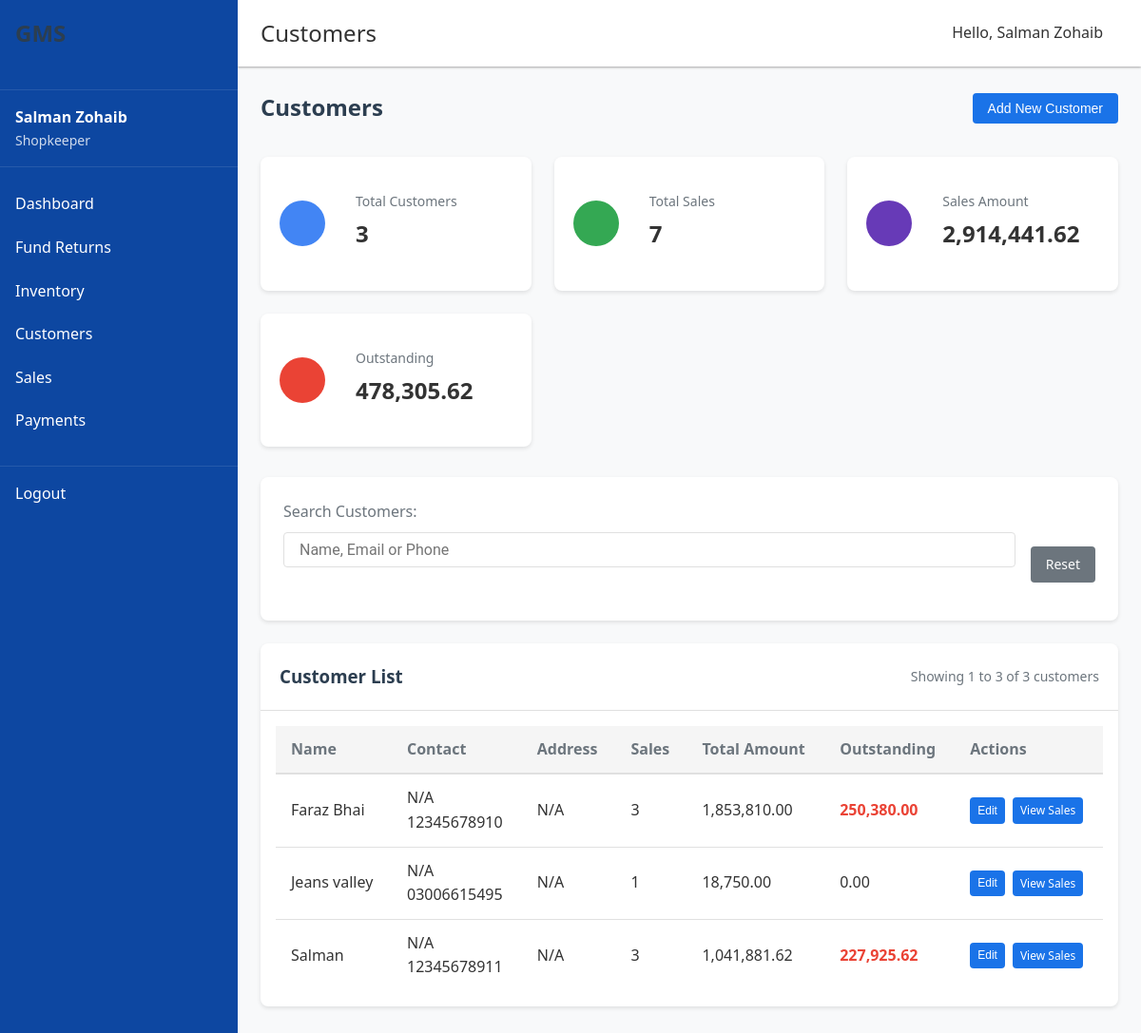
/shopkeeper/customers.php (signed in), run on the app's committed database.
### tables this page shows
CREATE TABLE `customers` (
  `id` int(11) NOT NULL,
  `name` varchar(100) NOT NULL,
  `contact_person` varchar(100) DEFAULT NULL,
  `phone` varchar(20) DEFAULT NULL,
  `email` varchar(100) DEFAULT NULL,
  `address` text DEFAULT NULL,
  `created_by` int(11) NOT NULL,
  `created_at` timestamp NULL DEFAULT current_timestamp(),
  `updated_at` timestamp NULL DEFAULT current_timestamp() ON UPDATE current_timestamp()
);

### shopkeeper/customers.php (the view, shortened to what this page needs)
<?php
include_once '../includes/header.php';
$database = new Database();
$db = $database->getConnection();
$search = isset($_GET['search']) ? trim($_GET['search']) : '';
$records_per_page = 15;
$page = isset($_GET['page']) ? intval($_GET['page']) : 1;
$page = $page < 1 ? 1 : $page;
$offset = ($page - 1) * $records_per_page;
try {
    $where_clause = "";
    $count_query = "SELECT COUNT(*) as total FROM customers $where_clause";
    $count_stmt = $db->prepare($count_query);
    $count_stmt->execute();
    $total_records = $count_stmt->fetch(PDO::FETCH_ASSOC)['total'];
    $customers_query = "SELECT c.*,
                       (SELECT COUNT(*) FROM sales WHERE customer_id = c.id) as sales_count,
                       (SELECT SUM(net_amount) FROM sales WHERE customer_id = c.id) as total_sales,
                       (SELECT SUM(amount) FROM payments p JOIN sales s ON p.sale_id = s.id WHERE s.customer_id = c.id) as total_paid
                       FROM customers c
                       $where_clause
                       ORDER BY name
                       LIMIT :offset, :records_per_page";
    $customers_stmt = $db->prepare($customers_query);
    $customers_stmt->bindValue(':offset', $offset, PDO::PARAM_INT);
    $customers_stmt->bindValue(':records_per_page', $records_per_page, PDO::PARAM_INT);
    $customers_stmt->execute();
    $summary_query = "SELECT
                        COUNT(*) as total_customers,
                        (SELECT COUNT(*) FROM sales) as total_sales,
                        (SELECT SUM(net_amount) FROM sales) as total_sales_amount,
                        (SELECT SUM(amount) FROM payments) as total_payments
                     FROM customers";
    $summary_stmt = $db->prepare($summary_query);
    $summary_stmt->execute();
    $summary = $summary_stmt->fetch(PDO::FETCH_ASSOC);
    $total_outstanding = $summary['total_sales_amount'] - $summary['total_payments'];
} catch (PDOException $e) {
    $error_message = "Database error: " . $e->getMessage();
}
?>
<div class="page-header">
    <h2>Customers</h2>
    <div class="page-actions">
        <button id="addCustomerBtn" class="button">
            <i class="fas fa-plus"></i> Add New Customer
        </button>
    </div>
</div>
<div class="customer-summary">
    <div class="summary-cards">
        <div class="summary-card">
            <div class="card-icon customers-icon">
            </div>
            <div class="card-content">
                <div class="card-title">Total Customers</div>
                <div class="card-value"><?php echo number_format($summary['total_customers']); ?></div>
            </div>
        </div>
        <div class="summary-card">
            <div class="card-icon sales-icon">
            </div>
            <div class="card-content">
                <div class="card-title">Total Sales</div>
                <div class="card-value"><?php echo number_format($summary['total_sales']); ?></div>
            </div>
        </div>
        <div class="summary-card">
            <div class="card-icon amount-icon">
            </div>
            <div class="card-content">
                <div class="card-title">Sales Amount</div>
                <div class="card-value"><?php echo number_format($summary['total_sales_amount'], 2); ?></div>
            </div>
        </div>
        <div class="summary-card <?php echo $total_outstanding > 0 ? 'alert-card' : ''; ?>">
            <div class="card-icon outstanding-icon">
            </div>
            <div class="card-content">
                <div class="card-title">Outstanding</div>
                <div class="card-value"><?php echo number_format($total_outstanding, 2); ?></div>
            </div>
        </div>
    </div>
</div>
<div class="filter-container">
    <form id="filterForm" method="get" class="filter-form">
        <div class="filter-row">
            <div class="filter-group search-group">
                <label for="search">Search Customers:</label>
                <div class="search-input-container">
                    <input type="text" id="search" name="search" value="<?php echo htmlspecialchars($search); ?>" placeholder="Name, Email or Phone">
                    <button type="submit" class="search-button">
                    </button>
                </div>
            </div>
            <div class="filter-actions">
                <a href="customers.php" class="button secondary">Reset</a>
            </div>
        </div>
    </form>
</div>
<div class="dashboard-card full-width">
    <div class="card-header">
        <h3>Customer List</h3>
        <div class="pagination-info">
            Showing <?php echo min(($page - 1) * $records_per_page + 1, $total_records); ?> to
            <?php echo min($page * $records_per_page, $total_records); ?> of
            <?php echo $total_records; ?> customers
        </div>
    </div>
    <div class="card-content">
        <?php if ($customers_stmt->rowCount() > 0) : ?>
            <table class="data-table">
                <thead>
                    <tr>
                        <th>Name</th>
                        <th>Contact</th>
                        <th>Address</th>
                        <th>Sales</th>
                        <th>Total Amount</th>
                        <th>Outstanding</th>
                        <th>Actions</th>
                    </tr>
                </thead>
                <tbody>
                    <?php while ($customer = $customers_stmt->fetch(PDO::FETCH_ASSOC)) : ?>
                        <?php
                        $outstanding = $customer['total_sales'] - $customer['total_paid'];
                        ?>
                        <tr>
                            <td><?php echo htmlspecialchars($customer['name']); ?></td>
                            <td>
                                <div><?php echo htmlspecialchars($customer['email'] ?: 'N/A'); ?></div>
                                <div><?php echo htmlspecialchars($customer['phone'] ?: 'N/A'); ?></div>
                            </td>
                            <td><?php echo htmlspecialchars($customer['address'] ?: 'N/A'); ?></td>
                            <td><?php echo number_format($customer['sales_count']); ?></td>
                            <td><?php echo number_format($customer['total_sales'], 2); ?></td>
                            <td class="<?php echo $outstanding > 0 ? 'outstanding-cell' : ''; ?>">
                                <?php echo number_format($outstanding, 2); ?>
                            </td>
                            <td>
                                <div class="action-buttons">
                                    <button class="button small edit-customer"
                                            data-id="<?php echo $customer['id']; ?>"
                                            data-name="<?php echo htmlspecialchars($customer['name']); ?>"
                                            data-email="<?php echo htmlspecialchars($customer['email']); ?>"
                                            data-phone="<?php echo htmlspecialchars($customer['phone']); ?>"
                                            data-address="<?php echo htmlspecialchars($customer['address']); ?>">
                                        <i class="fas fa-edit"></i> Edit
                                    </button>
                                    <a href="sales.php?customer_id=<?php echo $customer['id']; ?>" class="button small">
                                        <i class="fas fa-file-invoice"></i> View Sales
                                    </a>
                                </div>
                            </td>
                        </tr>
                    <?php endwhile; ?>
                </tbody>
            </table>
        <?php endif; ?>
    </div>
</div>

### assets/css/style.css (style rules this page uses)
:root { --primary: #1a73e8; --primary-dark: #0d47a1; --secondary: #5f6368; --accent: #fbbc04; --success: #34a853; --warning: #fbbc04; --error: #ea4335; --background: #ffffff; --surface: #f8f9fa; --border: #dadce0; --text-primary: #202124; --text-secondary: #5f6368; --font-family: 'Roboto', 'Segoe UI', Arial, sans-serif; --font-size-sm: 0.875rem; --font-size-md: 1rem; --font-size-lg: 1.25rem; --font-size-xl: 1.5rem; --spacing-xs: 0.25rem; --spacing-sm: 0.5rem; --spacing-md: 1rem; --spacing-lg: 1.5rem; --spacing-xl: 2rem; --border-radius-sm: 0.25rem; --border-radius-md: 0.5rem; --border-radius-lg: 1rem; --shadow-sm: 0 1px 3px rgba(0,0,0,0.12), 0 1px 2px rgba(0,0,0,0.24); --shadow-md: 0 3px 6px rgba(0,0,0,0.16), 0 3px 6px rgba(0,0,0,0.23); --shadow-lg: 0 10px 20px rgba(0,0,0,0.19), 0 6px 6px rgba(0,0,0,0.23); }
* { margin: 0; padding: 0; box-sizing: border-box; }
body { font-family: var(--font-family); font-size: var(--font-size-md); color: var(--text-primary); background-color: var(--surface); line-height: 1.6; }
a { color: var(--primary); text-decoration: none; }
button, .button { display: inline-block; background-color: var(--primary); color: white; border: none; padding: var(--spacing-sm) var(--spacing-lg); border-radius: var(--border-radius-sm); cursor: pointer; font-size: var(--font-size-md); font-weight: 500; transition: background-color 0.3s ease; }
input, select, textarea { width: 100%; padding: var(--spacing-sm); margin-bottom: var(--spacing-md); border: 1px solid var(--border); border-radius: var(--border-radius-sm); font-family: var(--font-family); font-size: var(--font-size-md); }

### assets/css/dashboard.css (style rules this page uses)
.dashboard-card { background-color: white; border-radius: var(--border-radius-md); box-shadow: var(--shadow-sm); overflow: hidden; }
.dashboard-card.full-width { grid-column: 1 / -1; }
.card-header { display: flex; justify-content: space-between; align-items: center; padding: var(--spacing-md); border-bottom: 1px solid var(--border); }
.card-content { padding: var(--spacing-md); }
.data-table { width: 100%; border-collapse: collapse; }
.data-table th, .data-table td { padding: var(--spacing-sm); text-align: left; border-bottom: 1px solid var(--border); }
.data-table th { font-weight: 500; color: var(--text-secondary); background-color: var(--surface); }
.data-table tr:last-child td { border-bottom: none; }

### data on the page
customers: name "Faraz Bhai", email "N/A", phone "12345678910", address "N/A", sales_count "3", total_sales "1,853,810.00", outstanding "250,380.00"
customers: name "Jeans valley", email "N/A", phone "03006615495", address "N/A", sales_count "1", total_sales "18,750.00", outstanding "0.00"
customers: name "Salman", email "N/A", phone "12345678911", address "N/A", sales_count "3", total_sales "1,041,881.62", outstanding "227,925.62"

### other printed values
$_SESSION['full_name'] "Salman Zohaib"
$_SESSION['role'] "Shopkeeper"
$page_title "Customers"
$summary['total_customers'] "3"
$summary['total_sales'] "7"
$summary['total_sales_amount'] "2,914,441.62"
$total_outstanding "478,305.62"
min(($page - 1) * $records_per_page + 1, $total_records) "1"
min($page * $records_per_page, $total_records) "3"
$total_records "3"
